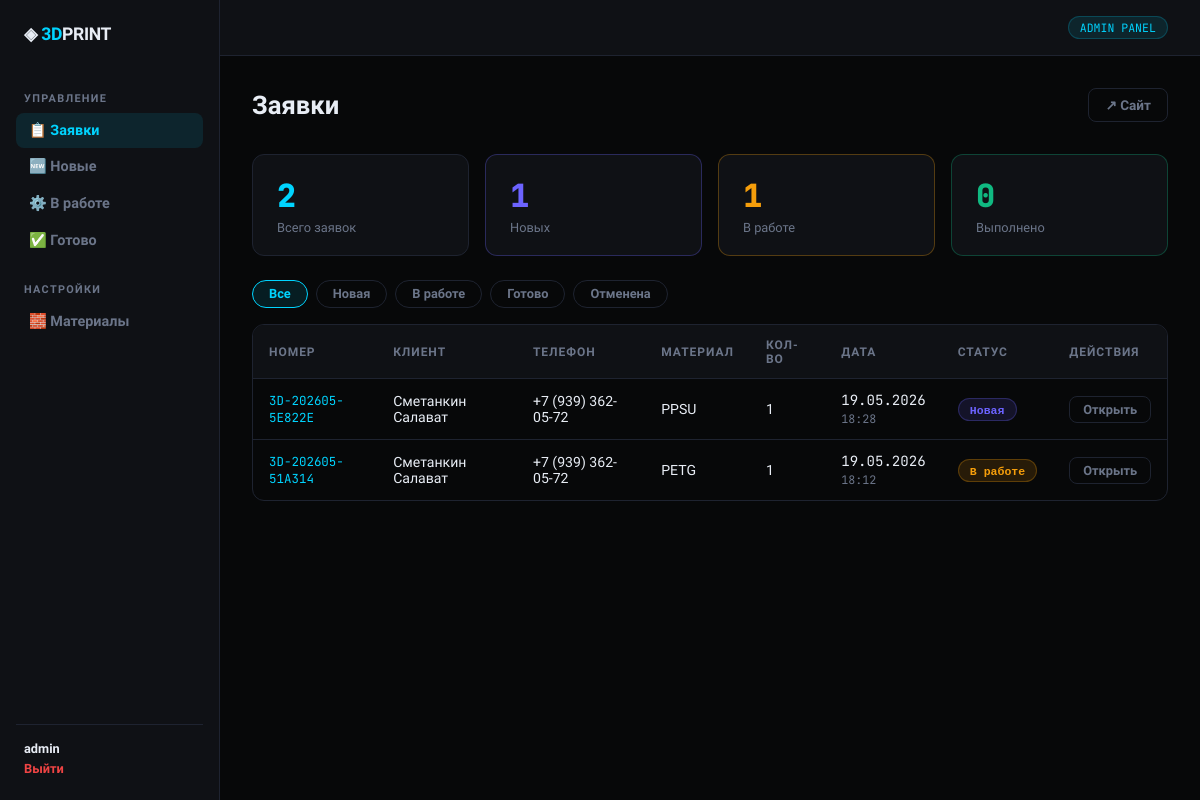
Page /admin (signed in) on the committed database.
### app.py (models this page shows, shortened)
class PrintRequest(db.Model):
    id = db.Column(db.Integer, primary_key=True)
    ticket_number = db.Column(db.String(20), unique=True, nullable=False)
    last_name = db.Column(db.String(100), nullable=False)
    first_name = db.Column(db.String(100), nullable=False)
    phone = db.Column(db.String(20), nullable=False)
    length = db.Column(db.Float, nullable=True)
    width = db.Column(db.Float, nullable=True)
    height = db.Column(db.Float, nullable=True)
    material = db.Column(db.String(100), nullable=True)
    color = db.Column(db.String(50), nullable=True)
    quantity = db.Column(db.Integer, default=1)
    description = db.Column(db.Text, nullable=True)
    status = db.Column(db.String(30), default='Новая')
    created_at = db.Column(db.DateTime, default=datetime.utcnow)
    updated_at = db.Column(db.DateTime, default=datetime.utcnow, onupdate=datetime.utcnow)
    files = db.relationship('UploadedFile', backref='request', lazy=True, cascade='all, delete-orphan')

### app.py (the view)
@app.route('/admin')
@login_required
def admin_dashboard():
    status_filter = request.args.get('status', '')
    query = PrintRequest.query
    if status_filter:
        query = query.filter_by(status=status_filter)
    requests = query.order_by(PrintRequest.created_at.desc()).all()
    stats = {
        'total': PrintRequest.query.count(),
        'new': PrintRequest.query.filter_by(status='Новая').count(),
        'in_progress': PrintRequest.query.filter_by(status='В работе').count(),
        'done': PrintRequest.query.filter_by(status='Готово').count(),
    }
    return render_template('admin_dashboard.html', requests=requests, stats=stats,
                           status_filter=status_filter, status_colors=STATUS_COLORS)

### app.py (called while the page is built)
def login_required(f):
    @wraps(f)
    def decorated(*args, **kwargs):
        if not session.get('admin_logged_in'):
            return redirect(url_for('admin_login'))
        return f(*args, **kwargs)
    return decorated

### templates/admin_dashboard.html (shortened to what this page needs)
{% extends 'admin_base.html' %}
{% block content %}
<div class="page-header">
    <h1>Заявки</h1>
    <div class="header-actions">
        <a href="/" target="_blank" class="btn btn-ghost" style="font-size:0.85rem;">↗ Сайт</a>
    </div>
</div>
<div class="stats-grid">
    <div class="stat-card">
        <div class="stat-num">{{ stats.total }}</div>
        <div class="stat-label">Всего заявок</div>
    </div>
    <div class="stat-card" style="border-color: rgba(108,99,255,0.3);">
        <div class="stat-num" style="color:#6C63FF;">{{ stats.new }}</div>
        <div class="stat-label">Новых</div>
    </div>
    <div class="stat-card" style="border-color: rgba(245,158,11,0.3);">
        <div class="stat-num" style="color:#F59E0B;">{{ stats.in_progress }}</div>
        <div class="stat-label">В работе</div>
    </div>
    <div class="stat-card" style="border-color: rgba(16,185,129,0.3);">
        <div class="stat-num" style="color:#10B981;">{{ stats.done }}</div>
        <div class="stat-label">Выполнено</div>
    </div>
</div>
<div class="filter-row">
    <a href="/admin" class="filter-btn {% if not status_filter %}active{% endif %}">Все</a>
    {% for status, color in status_colors.items() %}
    <a href="/admin?status={{ status }}" class="filter-btn {% if status_filter == status %}active{% endif %}"
       style="{% if status_filter == status %}background:{{ color }}22;border-color:{{ color }}55;color:{{ color }};{% endif %}">
        {{ status }}
    </a>
    {% endfor %}
</div>
{% if requests %}
<div class="table-wrap">
<table class="req-table">
    <thead>
        <tr>
            <th>Номер</th>
            <th>Клиент</th>
            <th>Телефон</th>
            <th>Материал</th>
            <th>Кол-во</th>
            <th>Дата</th>
            <th>Статус</th>
            <th>Действия</th>
        </tr>
    </thead>
    <tbody>
    {% for r in requests %}
    <tr>
        <td><span class="ticket-mono">{{ r.ticket_number }}</span></td>
        <td>{{ r.last_name }} {{ r.first_name }}</td>
        <td>{{ r.phone }}</td>
        <td>{{ r.material or '—' }}</td>
        <td>{{ r.quantity }}</td>
        <td class="date-cell">{{ r.created_at.strftime('%d.%m.%Y') }}<br>
            <small>{{ r.created_at.strftime('%H:%M') }}</small></td>
        <td>
            <span class="badge" style="background:{{ status_colors.get(r.status,'#666') }}22;color:{{ status_colors.get(r.status,'#aaa') }};border:1px solid {{ status_colors.get(r.status,'#666') }}44;">
                {{ r.status }}
            </span>
        </td>
        <td>
            <a href="/admin/request/{{ r.id }}" class="btn btn-ghost" style="padding:0.3rem 0.8rem;font-size:0.8rem;">Открыть</a>
        </td>
    </tr>
    {% endfor %}
    </tbody>
</table>
</div>
{% else %}
<div class="empty-state">
    <div style="font-size:3rem;margin-bottom:1rem;">📭</div>
    <h3>Заявок нет</h3>
    <p>{{ 'Нет заявок со статусом «' + status_filter + '»' if status_filter else 'Заявок пока нет' }}</p>
</div>
{% endif %}
{% endblock %}

### templates/admin_base.html (style rules this page uses)
:root { --bg: #070809; --surface: #0F1115; --surface2: #161A22; --border: #1E2330; --accent: #00D4FF; --accent2: #7C3AED; --text: #E8EDF5; --text-dim: #6B7589; --danger: #EF4444; --warn: #F59E0B; --ok: #10B981; --font: 'Exo 2', sans-serif; --mono: 'JetBrains Mono', monospace; }
* { margin: 0; padding: 0; box-sizing: border-box; }
body { font-family: var(--font); background: var(--bg); color: var(--text); min-height: 100vh; display: flex; }
.page-header { display: flex; align-items: center; justify-content: space-between; margin-bottom: 2rem; }
.page-header h1 { font-size: 1.6rem; font-weight: 900; }
.header-actions { display: flex; gap: 0.8rem; }
.stats-grid { display: grid; grid-template-columns: repeat(4, 1fr); gap: 1rem; margin-bottom: 1.5rem; }
.stat-card { background: var(--surface); border: 1px solid var(--border); border-radius: 12px; padding: 1.2rem 1.5rem; }
.stat-num { font-size: 2rem; font-weight: 900; color: var(--accent); font-family: var(--mono); }
.stat-label { font-size: 0.8rem; color: var(--text-dim); margin-top: 0.2rem; }
.filter-row { display: flex; gap: 0.5rem; margin-bottom: 1rem; flex-wrap: wrap; }
.filter-btn { padding: 0.35rem 1rem; border-radius: 20px; font-size: 0.8rem; font-weight: 600; text-decoration: none; color: var(--text-dim); border: 1px solid var(--border); transition: all 0.15s; }
.filter-btn.active { color: var(--accent); border-color: var(--accent); background: rgba(0,212,255,0.1); }
.table-wrap { overflow-x: auto; border-radius: 12px; border: 1px solid var(--border); }
.req-table { width: 100%; border-collapse: collapse; }
.req-table th { background: var(--surface); padding: 0.8rem 1rem; text-align: left; font-size: 0.75rem; font-weight: 700; letter-spacing: 0.08em; text-transform: uppercase; color: var(--text-dim); border-bottom: 1px solid var(--border); }
.req-table td { padding: 0.75rem 1rem; font-size: 0.88rem; border-bottom: 1px solid var(--border); vertical-align: middle; }
.req-table tr:last-child td { border-bottom: none; }
.ticket-mono { font-family: var(--mono); font-size: 0.78rem; color: var(--accent); }
.date-cell { font-family: var(--mono); font-size: 0.8rem; }
.date-cell small { color: var(--text-dim); }
.badge { display: inline-block; padding: 0.2rem 0.7rem; border-radius: 20px; font-size: 0.72rem; font-weight: 700; font-family: var(--mono); white-space: nowrap; }
.btn { display: inline-flex; align-items: center; gap: 0.4rem; padding: 0.5rem 1rem; border-radius: 8px; font-family: var(--font); font-size: 0.88rem; font-weight: 600; cursor: pointer; border: none; text-decoration: none; transition: all 0.15s; }
.btn-ghost { background: transparent; color: var(--text-dim); border: 1px solid var(--border); }

### rows in the picture
PrintRequest: ticket_number "3D-202605-5E822E", last_name "Сметанкин", first_name "Салават", phone "+7 (939) 362-05-72", material "PPSU", quantity "1", created_at "19.05.2026", created_at "18:28", status "Новая"
PrintRequest: ticket_number "3D-202605-51A314", last_name "Сметанкин", first_name "Салават", phone "+7 (939) 362-05-72", material "PETG", quantity "1", created_at "19.05.2026", created_at "18:12", status "В работе"

### other values in the picture
{{ session.get('admin_name', 'admin') }} "admin"
{{ stats.total }} "2"
{{ stats.new }} "1"
{{ stats.in_progress }} "1"
{{ stats.done }} "0"
{{ status }} "Новая" "В работе" "Готово" "Отменена"
